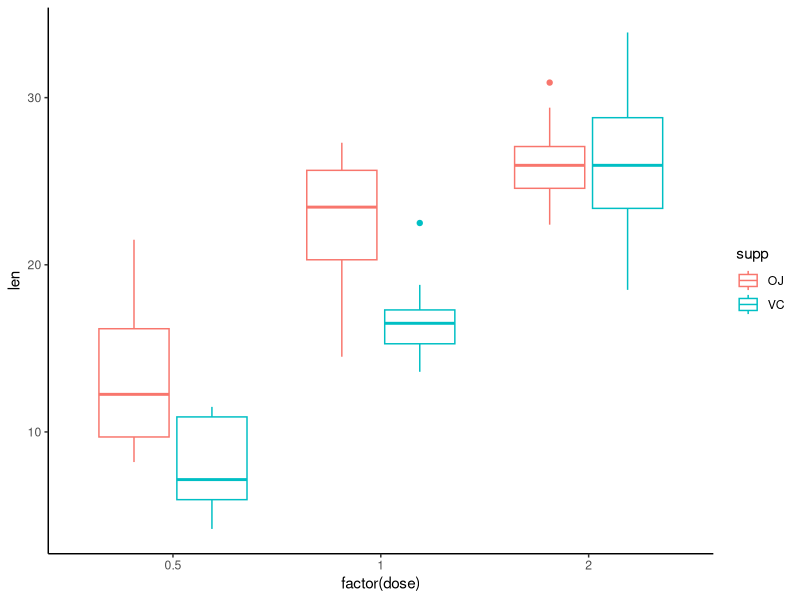

Source code (R):
install.packages("tidyverse")

library(tidyverse)

df <- datasets::ToothGrowth


?ToothGrowth


ggplot(df, aes(x= factor(dose), y = len, col=supp)) + 
  geom_boxplot() + 
  theme_classic()
